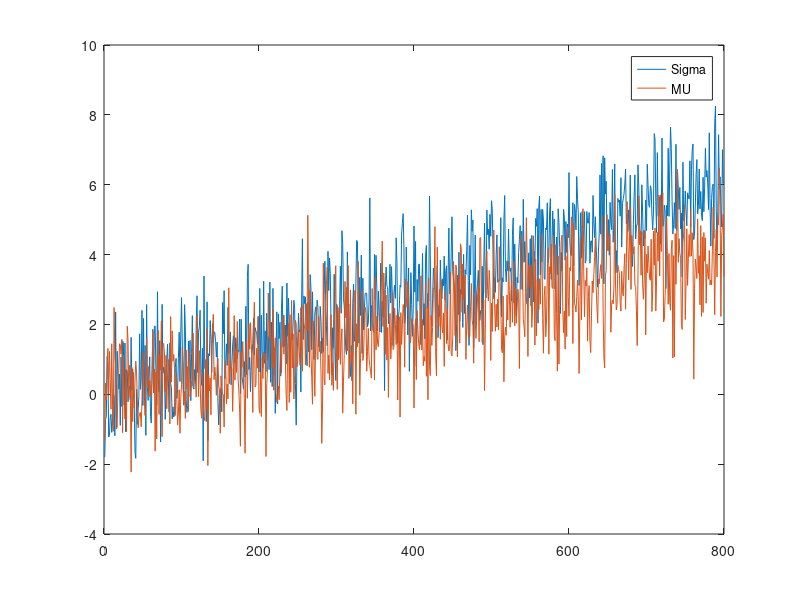

Recreate this plot in MATLAB. (Note: this script raises an error after producing the figure.)
clc
close all
clear
file_name_string = 'Synthetic';
mkdir(['Plots/',file_name_string]);
dataset_folder = 'SyntheticDataset'
experiment_name = 'Gaussian';
dataset_folder = [dataset_folder,'/',experiment_name];
mkdir(dataset_folder);
%% Experiment params
d_max = 800;
samples_per_meter = 1e3;
%% Pathloss Params
epsilon= 1.002;
alpha = 2.432;
TX_POWER = 20;
CARRIER_FREQ=5.89*10^9;
TX_HEIGHT = 1.4787;
RX_HEIGHT = TX_HEIGHT;
LIGHT_SPEED=3*10^8;
lambda = LIGHT_SPEED./CARRIER_FREQ;
trunc_val = -94;
%% Fading Params
max_mu = 4;
mu_noise_std = 1;
mu_noise_mean = 0;
mu_noise = (mu_noise_std*randn([1,d_max]))+mu_noise_mean;
fading_params_mu = (max_mu.*[1:d_max]./d_max)+mu_noise;

max_sigma = 6;
sigma_noise_std = 1;
sigma_noise_mean = 0;
sigma_denoise=(max_sigma.*[1:d_max]./d_max);
sigma_noise = (sigma_noise_std*randn([1,d_max]))+sigma_noise_mean;
fading_params_sigma = sigma_denoise+sigma_noise;
%% Variables
fading_dbm_cell  =  cell(1,d_max);
rssi_dbm_cell = cell(1,d_max);
figure;plot(1:d_max,fading_params_sigma,1:d_max,fading_params_mu);legend('Sigma','MU');
%% Create Pathloss
pathloss_baseline = pathloss_gen_2ray(TX_HEIGHT,RX_HEIGHT,epsilon,alpha,lambda,d_max);
%% Create Fading

for i = 1:d_max
    fading_dbm_cell{i} = (fading_params_sigma(i)*randn([1,samples_per_meter]))+fading_params_mu(i);
end
fading_dbm_mat = data_cell2mat(fading_dbm_cell);
box_plot_2(fading_dbm_mat,fading_dbm_mat,'GT','r','Nakagami','b',1,d_max,'Fading(dbm)-Distance',file_name_string,10,'on');

for i = 1:d_max
    rssi_dbm_cell{i} = TX_POWER-pathloss_baseline(i)+fading_dbm_cell{i};
end
rssi_dbm_mat = data_cell2mat(rssi_dbm_cell);
box_plot_2(rssi_dbm_mat,rssi_dbm_mat,'GT','r','Nakagami','b',1,d_max,'Fading(dbm)-Distance',file_name_string,10,'on');
rss_dbm_truncated_cell = truncate_data_cell(rssi_dbm_cell,-94);

%%
test_alpha = alpha;
test_epsilon = epsilon;
test_gaussian_mu = fading_params_mu;
test_gaussian_omega = fading_params_sigma;
train_rss_dbm_truncated_cell = rss_dbm_truncated_cell;
train_total_recieved_samples = funoncellarray1input(rss_dbm_truncated_cell,@length);
train_total_samples = funoncellarray1input(rssi_dbm_cell,@length);
train_per = 1-(train_total_recieved_samples./train_total_samples);

figure;
plot(train_per);
save([dataset_folder,'/syn_parameters_dataset.mat'],'test_alpha','test_epsilon','test_gaussian_mu','test_gaussian_omega','train_rss_dbm_truncated_cell','train_total_recieved_samples','train_total_samples','train_per');

% variable_names = {'fading_dbm_cell','rss_dbm_cell','rss_dbm_truncated_cell',
% save(